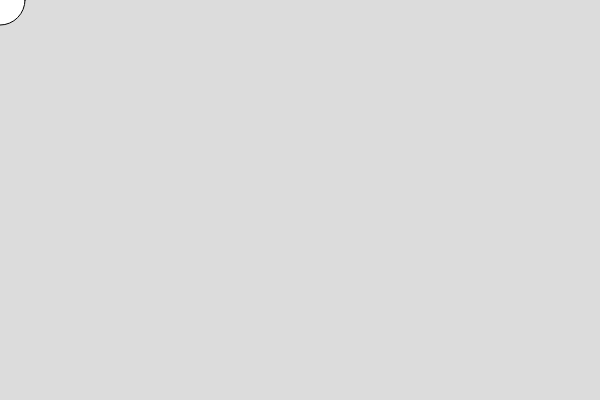
Frame 1 (no input)
Frame 60 (no input): identical to frame 1, image omitted
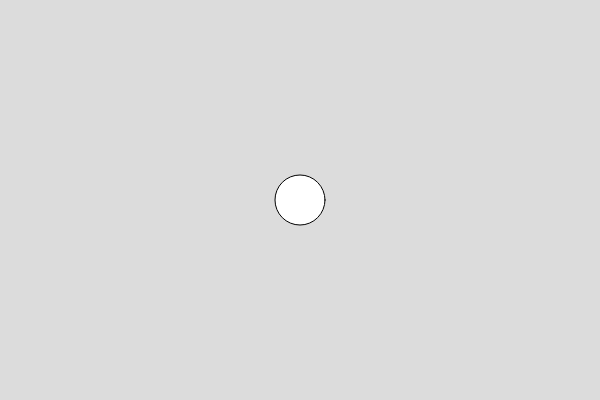
Frame 120 (the mouse pressed at the canvas centre since frame 60)

The p5.js sketch that drew these frames (run headless with seeded random() and noise() and a simulated clock; from frame 60 on, the mouse is pressed at the canvas centre):

// p5.js sketch
// ── sketch.js
// setup関数は最初に一度だけ実行される
function setup() {
  // 600x400ピクセルのキャンバスを作成
  createCanvas(600, 400);
}

// draw関数はフレームごとに繰り返し実行される
function draw() {
  // 背景を薄い灰色に塗りつぶす
  background(220);
  // マウスの位置に円を描画
  ellipse(mouseX, mouseY, 50, 50);
}
// ── indextaki.html
<!DOCTYPE html>
<html lang="ja">
  <head>
    <meta charset="UTF-8">
    <title>p5.js UI Project</title>
    <!-- p5.js 本体 -->
    <script src="https://cdn.jsdelivr.net/npm/p5@1.9.0/lib/p5.min.js"></script>
    <!-- p5.dom（ボタンやスライダー用） -->
    <script src="https://cdn.jsdelivr.net/npm/p5@1.9.0/lib/addons/p5.dom.min.js"></script>
    <link rel="stylesheet" href="style.css">
  </head>
  <body>
    <main></main>
    <script src="displaytaki.js"></script>
  </body>
</html>

// ── indextaki2.html
<!DOCTYPE html>
<html lang="ja">
  <head>
    <meta charset="UTF-8">
    <title>p5.js UI Project</title>
    <!-- p5.js 本体 -->
    <script src="https://cdn.jsdelivr.net/npm/p5@1.9.0/lib/p5.min.js"></script>
    <!-- p5.dom（ボタンやスライダー用） -->
    <script src="https://cdn.jsdelivr.net/npm/p5@1.9.0/lib/addons/p5.dom.min.js"></script>
    <link rel="stylesheet" href="style.css">
  </head>
  <body>
    <main></main>
    <script src="displaytaki2.js"></script>
  </body>
</html>

// ── style_haru.css
html, body {
    margin: 0;       /* 余白を削除 */
    padding: 0;      /* パディングを削除 */
    overflow: hidden;  /* スクロールバーを非表示にする */
    background-color: #f0f0f0;
}

/* mainタグへのスタイル指定は不要になります。
  キャンバスが自動的に全画面に配置されるため。
*/
canvas {
    display: block;  /* キャンバスの下にできる余白を削除 */
}
